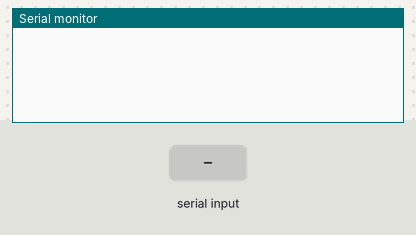
Bench run of a sketch on a simulated Arduino Uno, built with avr-gcc and run on an emulated ATmega328P. On the bench: the last lines printed to the serial monitor. Inputs (shaded band) come from the test bench.

Above: at 1.2 s.
1.3 s: "read sdcard\n" received over Serial
At 2.5 s:
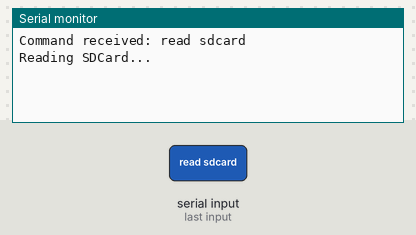
2.8 s: "help\n" received over Serial
At 3.6 s:
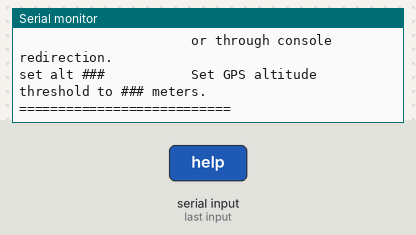
4.3 s: "?\n" received over Serial
5.8 s: "??\n" received over Serial
7.3 s: "/?\n" received over Serial
8.8 s: "set altitude\n" received over Serial
At 9.7 s:
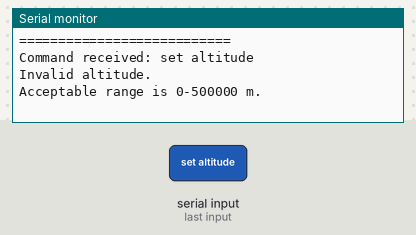

The sketch:

sketch_oct14a.ino
```cpp
#include <EEPROM.h>

// P H Y S I C A L   C O N S T A N T S
  const double FT2METERS      = 0.3048;     // mult. ft. to get meters (exact)
  const double KELVIN2RANKINE = 1.8;              // mult kelvins to get deg R
  const double PSF2NSM        = 47.880258;      // mult lb/sq.ft to get N/sq.m
  const double SCF2KCM        = 515.379;    // mult slugs/cu.ft to get kg/cu.m
  const double TZERO          = 288.15;      // sea level temperature, kelvins
  const double PZERO          = 101325.0;        // sea-level pressure, N/sq.m
  const double RHOZERO        = 1.225;           // sea level density, kg/cu.m
  const double AZERO          = 340.294;    // sea-level speed of sound, m/sec

struct {
    // Holds various configuration and memory settings.
    // User settings such as alarm thresholds, and weather the device has taken off are stored here.

    // Location alarms. These will be user settable through EEPROM in the future.
    // If under this pressure, we start the alarm for location retrieval. In Pascals
    float pressure_alarm = 82553;

    // If under this GPS altitude, we start the alarm for location retrieval. In meters.
    float altitude_alarm = 1800;

    // Did we take off from the ground already?
    bool launched = false;

    // Are we in alarm?
    bool alarm = false;

    bool decent = false;

    // Number of seconds above altitude threshold to "arm"
    uint16_t altitude_time = 120;

    // Number of minutes to assume balloon has launched or has landed.
    uint32_t launch_time = 120;
    uint32_t location_time = 240;

} configuration, default_config;

void setup() {
  // put your setup code here, to run once:
  Serial.begin(115200);
}

void Atmosphere(const double  alt,                  // geometric altitude, km.
    double& sigma,           // density/sea-level standard density
    double& delta,         // pressure/sea-level standard pressure
    double& theta)   // temperature/sea-level standard temperature
// Compute the temperature,density, and pressure in the standard atmosphere
// Correct to 86 km.  Only approximate thereafter.
{
  const double REARTH=6369.0;    // radius of the Earth (km)
  const double GMR = 34.163195;
  const int NTAB = 8;
  int i,j,k;

  static double htab[NTAB] = {0.0,  11.0, 20.0, 32.0, 47.0,
           51.0, 71.0, 84.852 };
  static double ttab[NTAB] = { 288.15, 216.65, 216.65, 228.65, 270.65,
            270.65, 214.65, 186.946 };
  static double ptab[NTAB] = { 1.0, 2.2336110E-1, 5.4032950E-2, 8.5666784E-3,
     1.0945601E-3, 6.6063531E-4, 3.9046834E-5, 3.68501E-6 };
  static double gtab[NTAB] = { -6.5, 0, 1.0, 2.8, 0, -2.8, -2.0, 0 };

  double h=alt*REARTH/(alt+REARTH);     //  geometric to geopotential altitude

  i=0; j=NTAB-1;  // starting values for binary search
  do
    {
      k=(i+j)/2;
      if (h < htab[k]) j=k; else i=k;
    }  while (j > i+1);

  double tgrad=gtab[i];                      // temp. gradient of local layer
  double tbase=ttab[i];                      // base temp. of local layer
  double deltah=h-htab[i];                   // height above local base
  double tlocal=tbase+tgrad*deltah;          // local temperature
  theta=tlocal/ttab[0];                                  // temperature ratio

  if (0.0 == tgrad)                                         // pressure ratio
    delta=ptab[i]*exp(-GMR*deltah/tbase);
  else
    delta=ptab[i]*pow(tbase/tlocal, GMR/tgrad);

  sigma=delta/theta;                                        //  density ratio
}


void set_alt_threshold(float altitude, String entered) {
    double sigma,delta,theta;
    double temp,pressure,density,asound;
    double viscosity,kinematicViscosity;
    if (altitude > 0 && altitude <= 50000) {
        Atmosphere(altitude/1000, sigma,delta,theta);
        pressure=PZERO*delta;
        configuration.altitude_alarm = altitude;
        configuration.pressure_alarm = pressure;
        EEPROM.put(0, configuration);
        Serial.println(F("Note that a low altitude will disable the altitude arming since\n\rthe GPS signal will never trigger the threshold.\n\rAlso note that valid positive numbers are parsed. Invalid entries are converted to 0."));
        Serial.print(F("Entered value: "));
        Serial.println(entered);
        Serial.print(F("Altitude threshold set to: "));
        Serial.print(altitude);
        Serial.println(F(" meters"));
        Serial.print(F("Calculated barometric pressure at altitude is set to: "));
        Serial.print(pressure);
        Serial.println(F(" Pascals"));
    } else {
        Serial.println(F("Invalid altitude.\n\rAcceptable range is 0-500000 m."));
    }
}

void print_serial_help() {
    // Prints the serial command list

    Serial.println(F("\n\n\n\rCommand help list\n\rCommands NOT case sensitive\n\r===========================\n"));
    Serial.println(F("help                  This command list.\n\r"));
    Serial.println(F("help sdcard           Help with SDCard commands."));
    Serial.println(F("help altitude         Help with altitude threshold commands."));
    Serial.println(F("help pressure         Help with pressure threshold commands."));
    Serial.println(F("help launch timer     Help with launch timer commands"));
    Serial.println(F("help location timer   Help with location timer commands\n\r"));

    Serial.println(F("read sdcard           Output the SDCard data as a CSV to serial console."));
    Serial.println(F("                      Output needs to be saved from your serial program"));
    Serial.println(F("                      or through console redirection."));
    Serial.println(F("set alt ###           Set GPS altitude threshold to ### meters."));
    Serial.println(F("==========================="));
    //delay(1000);
}


void set_pressure_threshold(float pressure) {

}

void set_launch_timeout(uint32_t timeout) {
}

void set_location_timeout(uint32_t timeout) {

}

void read_sdcard() {
  Serial.println(F("Reading SDCard..."));
}

void read_serial() {

    static String incoming = "";
    String original = "";
    char c;
    uint8_t loops = 0;
    float altitude;

    while (Serial.available() && loops < 35) {

        c = Serial.read();
        incoming += c;

        // Echo to the screen.
        /*Serial.print(c);
        Serial.print(F(" 0x"));
        Serial.print(c, HEX);
        Serial.print(F(" "));
        Serial.println(incoming.length());*/

        if (incoming.length() > 34) {
            // Max length of string to prevent eating all memory.
            // Adds 2 characters for a 32 byte command plus a new line and carriage return.

            incoming = "";

            Serial.println(F("\n\r*** Entry to long, please retry. Max limit is 32 characters. ***"));
        }

        loops++;
    }

    if (c == '\n' || c == '\r') {

        incoming.trim();

        if (incoming.length() > 0) {
            // The string has length, let's see what it says.
            original = incoming;
            // Convert to lower case.
            incoming.toLowerCase();

            Serial.print(F("Command received: "));
            Serial.println(incoming);
            if (incoming == "read sdcard") {
                read_sdcard();
            } else if (incoming == "help" || incoming == "?" || incoming == "??" || incoming == "/?") {
                print_serial_help();
            } else if (incoming.startsWith("set altitude")) {
                incoming.remove(0,12);
                incoming.trim();
                altitude = incoming.toFloat();
                set_alt_threshold(altitude, incoming);

            } else {

                Serial.print(F("*** Command unknown: "));
                Serial.print(original);
                Serial.println(F(" ***"));
                print_serial_help();
                //delay(1000);
            }
        }
    incoming = "";
    }

}

void loop() {
  static uint32_t counter = 0;
  // put your main code here, to run repeatedly:
  while(true) {
    //Serial.print(F("Counter is: "));
    //Serial.println(counter);
    //counter++;
    read_serial();
  }

}
```

Measured:
- after the input at 1.3 s, the serial monitor: prints a new line at once (image 1)
- after the input at 2.8 s, the serial monitor: prints a new line at once (image 2)
- after the input at 8.8 s, the serial monitor: prints a new line at once (image 3)
